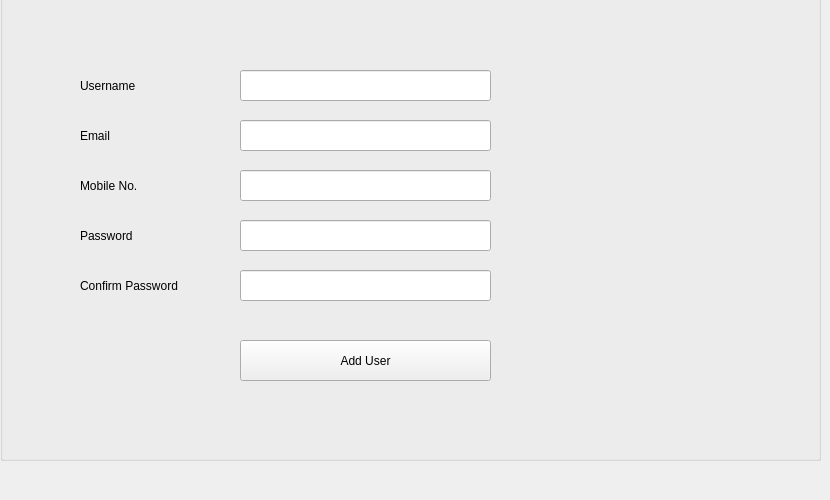
      <widget class="QWidget" name="tab_6">
       <attribute name="title">
        <string>REGISTER</string>
       </attribute>
       <widget class="QGroupBox" name="groupBox">
        <property name="geometry">
         <rect>
          <x>0</x>
          <y>-30</y>
          <width>821</width>
          <height>491</height>
         </rect>
        </property>
        <property name="title">
         <string>Add New User</string>
        </property>
        <widget class="QLabel" name="label_29">
         <property name="geometry">
          <rect>
           <x>80</x>
           <y>100</y>
           <width>81</width>
           <height>31</height>
          </rect>
         </property>
         <property name="text">
          <string>Username</string>
         </property>
        </widget>
        <widget class="QLineEdit" name="User_RUsername_Textbox">
         <property name="geometry">
          <rect>
           <x>240</x>
           <y>100</y>
           <width>251</width>
           <height>31</height>
          </rect>
         </property>
        </widget>
        <widget class="QLabel" name="label_30">
         <property name="geometry">
          <rect>
           <x>80</x>
           <y>150</y>
           <width>81</width>
           <height>31</height>
          </rect>
         </property>
         <property name="text">
          <string>Email</string>
         </property>
        </widget>
        <widget class="QLineEdit" name="User_REmail_Textbox">
         <property name="geometry">
          <rect>
           <x>240</x>
           <y>150</y>
           <width>251</width>
           <height>31</height>
          </rect>
         </property>
        </widget>
        <widget class="QLabel" name="label_31">
         <property name="geometry">
          <rect>
           <x>80</x>
           <y>250</y>
           <width>81</width>
           <height>31</height>
          </rect>
         </property>
         <property name="text">
          <string>Password</string>
         </property>
        </widget>
        <widget class="QLineEdit" name="User_RPassword_TextBox">
         <property name="geometry">
          <rect>
           <x>240</x>
           <y>250</y>
           <width>251</width>
           <height>31</height>
          </rect>
         </property>
         <property name="text">
          <string/>
         </property>
         <property name="echoMode">
          <enum>QLineEdit::Password</enum>
         </property>
        </widget>
        <widget class="QLabel" name="label_32">
         <property name="geometry">
          <rect>
           <x>80</x>
           <y>300</y>
           <width>131</width>
           <height>31</height>
          </rect>
         </property>
         <property name="text">
          <string>Confirm Password</string>
         </property>
        </widget>
        <widget class="QLineEdit" name="User_RConfirmPassword_TextBox">
         <property name="geometry">
          <rect>
           <x>240</x>
           <y>300</y>
           <width>251</width>
           <height>31</height>
          </rect>
         </property>
         <property name="text">
          <string/>
         </property>
         <property name="echoMode">
          <enum>QLineEdit::Password</enum>
         </property>
        </widget>
        <widget class="QPushButton" name="User_RAddUser_Button">
         <property name="geometry">
          <rect>
           <x>240</x>
           <y>370</y>
           <width>251</width>
           <height>41</height>
          </rect>
         </property>
         <property name="text">
          <string>Add User</string>
         </property>
        </widget>
        <widget class="QLabel" name="Password_Label2">
         <property name="geometry">
          <rect>
           <x>500</x>
           <y>300</y>
           <width>391</width>
           <height>31</height>
          </rect>
         </property>
         <property name="font">
          <font>
           <pointsize>10</pointsize>
          </font>
         </property>
         <property name="whatsThis">
          <string>&lt;html&gt;&lt;head/&gt;&lt;body&gt;&lt;p&gt;&lt;span style=&quot; color:#a40000;&quot;&gt;cdd&lt;/span&gt;&lt;/p&gt;&lt;/body&gt;&lt;/html&gt;</string>
         </property>
         <property name="autoFillBackground">
          <bool>false</bool>
         </property>
         <property name="styleSheet">
          <string notr="true">color: rgb(204, 0, 0);</string>
         </property>
         <property name="text">
          <string/>
         </property>
        </widget>
        <widget class="QLabel" name="Password_Label1">
         <property name="geometry">
          <rect>
           <x>500</x>
           <y>250</y>
           <width>391</width>
           <height>31</height>
          </rect>
         </property>
         <property name="font">
          <font>
           <pointsize>10</pointsize>
          </font>
         </property>
         <property name="whatsThis">
          <string>&lt;html&gt;&lt;head/&gt;&lt;body&gt;&lt;p&gt;&lt;span style=&quot; color:#a40000;&quot;&gt;cdd&lt;/span&gt;&lt;/p&gt;&lt;/body&gt;&lt;/html&gt;</string>
         </property>
         <property name="autoFillBackground">
          <bool>false</bool>
         </property>
         <property name="styleSheet">
          <string notr="true">color: rgb(204, 0, 0);</string>
         </property>
         <property name="text">
          <string/>
         </property>
        </widget>
        <widget class="QLabel" name="Email_Label">
         <property name="geometry">
          <rect>
           <x>500</x>
           <y>150</y>
           <width>391</width>
           <height>31</height>
          </rect>
         </property>
         <property name="font">
          <font>
           <pointsize>10</pointsize>
          </font>
         </property>
         <property name="whatsThis">
          <string>&lt;html&gt;&lt;head/&gt;&lt;body&gt;&lt;p&gt;&lt;span style=&quot; color:#a40000;&quot;&gt;cdd&lt;/span&gt;&lt;/p&gt;&lt;/body&gt;&lt;/html&gt;</string>
         </property>
         <property name="autoFillBackground">
          <bool>false</bool>
         </property>
         <property name="styleSheet">
          <string notr="true">color: rgb(204, 0, 0);</string>
         </property>
         <property name="text">
          <string/>
         </property>
        </widget>
        <widget class="QLabel" name="UserName_Label">
         <property name="geometry">
          <rect>
           <x>500</x>
           <y>100</y>
           <width>391</width>
           <height>31</height>
          </rect>
         </property>
         <property name="font">
          <font>
           <pointsize>10</pointsize>
          </font>
         </property>
         <property name="whatsThis">
          <string>&lt;html&gt;&lt;head/&gt;&lt;body&gt;&lt;p&gt;&lt;span style=&quot; color:#a40000;&quot;&gt;cdd&lt;/span&gt;&lt;/p&gt;&lt;/body&gt;&lt;/html&gt;</string>
         </property>
         <property name="autoFillBackground">
          <bool>false</bool>
         </property>
         <property name="styleSheet">
          <string notr="true">color: rgb(204, 0, 0);</string>
         </property>
         <property name="text">
          <string/>
         </property>
        </widget>
        <widget class="QLabel" name="label_44">
         <property name="geometry">
          <rect>
           <x>80</x>
           <y>200</y>
           <width>81</width>
           <height>31</height>
          </rect>
         </property>
         <property name="text">
          <string>Mobile No.</string>
         </property>
        </widget>
        <widget class="QLineEdit" name="Mobile_TextBox">
         <property name="geometry">
          <rect>
           <x>240</x>
           <y>200</y>
           <width>251</width>
           <height>31</height>
          </rect>
         </property>
        </widget>
        <widget class="QLabel" name="MobileNo_Label">
         <property name="geometry">
          <rect>
           <x>500</x>
           <y>200</y>
           <width>391</width>
           <height>31</height>
          </rect>
         </property>
         <property name="font">
          <font>
           <pointsize>10</pointsize>
          </font>
         </property>
         <property name="whatsThis">
          <string>&lt;html&gt;&lt;head/&gt;&lt;body&gt;&lt;p&gt;&lt;span style=&quot; color:#a40000;&quot;&gt;cdd&lt;/span&gt;&lt;/p&gt;&lt;/body&gt;&lt;/html&gt;</string>
         </property>
         <property name="autoFillBackground">
          <bool>false</bool>
         </property>
         <property name="styleSheet">
          <string notr="true">color: rgb(204, 0, 0);</string>
         </property>
         <property name="text">
          <string/>
         </property>
        </widget>
       </widget>
      </widget>
